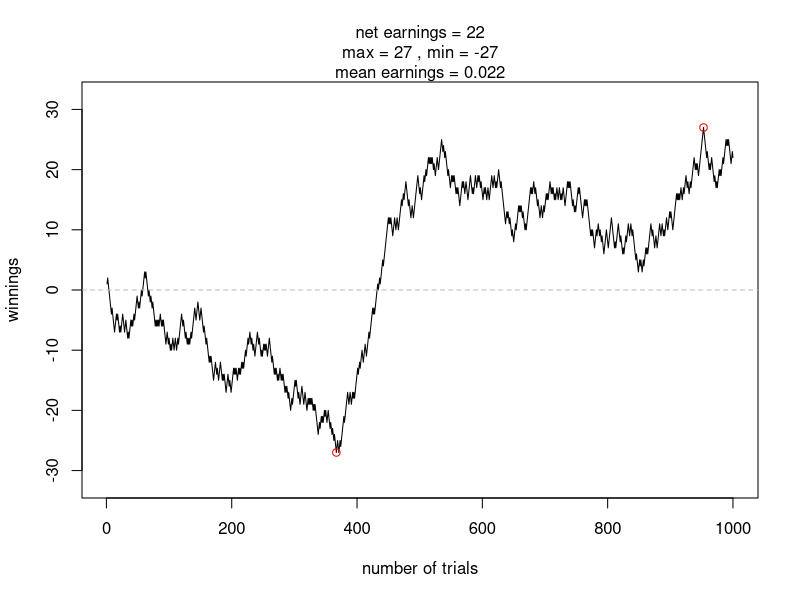
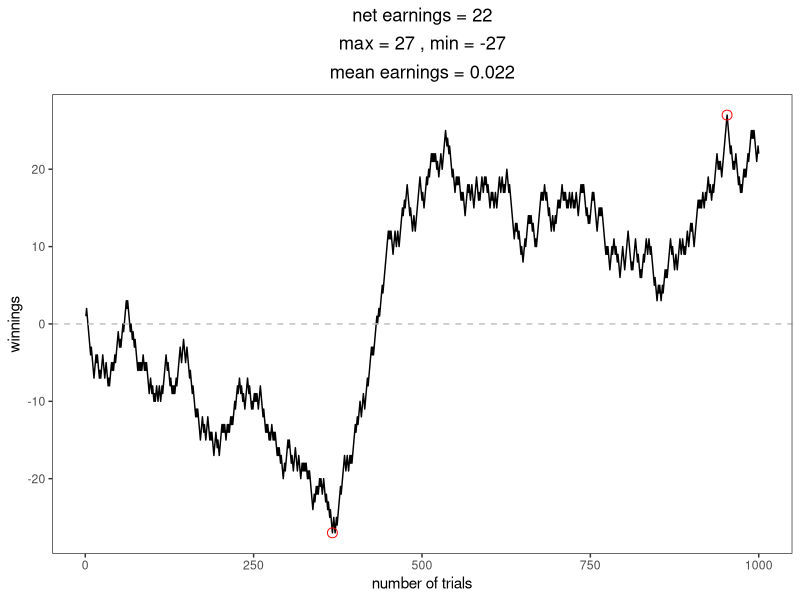

Write the R code that produced these figures, in order. (Note: this script raises an error after producing the figures.)
#' ---
#' title: "POL211 TA Session 1"
#' author: "Gento Kato"
#' date: "October 11, 2018"
#' ---

#' # Intro to R 
#' 
#' ## Where to Find
#' 
#' * **R**: Go to https://cran.r-project.org/. Select the appropriate version 
#' for your OS to download.
#' 
#' **RStudio**: The user-friendly interface to use R. Go to 
#' https://www.rstudio.com/products/RStudio and download the free desktop version.
#' 
#' ##  Set up RStudio
#' 
#' * <code>Tools -> Global Options -> Appearance</code> to change the appearance 
#' (e.g., dark background and light color texts).
#' 
#' * <code>Tools -> Global Options -> Pane Layout</code> to change the layout.
#' 
#' ## Good Custom to Have
#' 
#' * Create the new folder to save codes, datasets, etc... 
#' This is the clever way to manage your project. 
#' 
#' * Always use the script file to type and save your codes. Make sure to add .R extention.
#' Avoid typing codes directly to console. This custom will help you make your results 
#' reproducible.
#' 
#' ## Basic Rules to Remember.
#' 
#' 1. Codes are case sensitive.
#' 
#' 2. Shortcut commands to execute the current script line: 
#' <code>Ctrl+Return</code> in Windows;
#' <code>Command+Return</code> in Mac.
#' 
#' 3. Save script, avoid overwriting the datasets. (Reproducibility!)
#' 
#' 4. Leave memo in the script to make codes sense for you 
#' (Texts entered after # sign in each row are recognized as memo).
#' 
#' 5. Reference help ???les when you can: ? before the command will open help ???le.

?rm # This opens help file for the command "rm

#' ## Set working directory
#' 
#' The working directory is the folder to store and save 
#' all files relevant to the analysis. 

setwd("C:/GoogleDrive/Lectures/2018_10to12_UCD/POL211 TA/POL211_TA_resource")
# If using WINDOWS, replace all backslashes in the file path with slash.
getwd()

# Easier Way (only in R Studio)
setwd(dirname(rstudioapi::getActiveDocumentContext()$path))
getwd()

#' ## Clear workspace

rm(list = ls()) # Remove all objects from workspace.

#' ## Basic R functions 
#' 
#' ### Calculation

(3+5/78)^3*7 # is 201.3761
sqrt(2^2) ## is 2
exp(log(4)) # is 4

#' ### True or False Statements

1 < 2
1 == 2
1 != 2
2 == 4-2
exp(log(6)) == 6

"A" == "A" # Can be applied to texts too.

exp(log(6)) == 6 & 1 == 2 # TRUE if both are TRUE, FALSE if at least one is FALSE

exp(log(6)) == 6 | 1 == 2 # TRUE if either one of the statement is TRUE, FALSE if both are FALSE

#' ### Manipulation of Objects
#' 
#' * R recognizes & manages almost anything as object. Object can be numbers, texts, 
#' vector (set of numbers/texts), data frame (dataset), ... 
#' 
#' * All objects in the current workspace appears in Environment tab in RStudio. 
#' 
#' * If you create the new object with the same name the old object, 
#' the new object overwrites the old object. (Be careful!)

test <- 3
TEST <- 5
Test <- sqrt(49)
tesT <- 3^2

test # is 3
TEST # is 5
Test # is 7
tesT # is 9

class(test) # The object class is named as "numeric"

text <- "UC Davis"; text
class(text) # The object class is "character"

vecN <- c(1,2,3,4,5) # The vector with numbers 1,2,3,4,5.
vecT <- c("A","B","C","A","A") # The vector with characters
vecN; vecT

vecT[3] # Show the third element of vecT
vecT[c(1,3)] # Show the first and third element of vecT
vecN53 <- vecN[c(5,3)] # vecN53 as the fifth and third elements of vecN
vecN53

#' # Replication of Week 1 Code

#Probability Space
samplespace <- c(1,-1)

#outcome
p <- c(1/2, 1/2)

#sample without replacement
sample(x = samplespace, size = 1, replace = FALSE, prob = p)

#sample with replacement
sample(x = samplespace, size = 10, replace = TRUE, prob = p)


#law of large numbers
set.seed(34567)
n <- 1000 #change n to see LLN in action
#trials <- sample(x = samplespace, size = n, replace = TRUE, prob = p); trials
trials <- replicate(n, sample(samplespace, 1, prob = p)); trials
?sample
mean(trials)

#mean wins says nothing about overall earnings of player 1
plot(x = c(1:n), y = cumsum(trials), type = "l", 
     xlab = "number of trials", ylab = "winnings", 
     ylim = c(min(cumsum(trials)) - 5, max(cumsum(trials)) + 5))
abline(h = 0, lty = "dashed", col = "grey")
points(which.max(cumsum(trials)), max(cumsum(trials)), col = "red")
points(which.min(cumsum(trials)), min(cumsum(trials)), col = "red")
mtext(paste("mean earnings =", mean(trials), sep = " "), line = 0)
mtext(paste("max =", max(cumsum(trials)), ", min =", min(cumsum(trials)), sep = " "), 
      line = 1)
mtext(paste("net earnings =", sum(trials), sep = " "), line = 2)

## ggplot replication of the above plot
#install.packages("ggplot2")
library(ggplot2)

d <- data.frame(x=c(1:n),y=cumsum(trials)) # Need Dataset Object

ggplot(d,aes(x=x,y=y)) +
  geom_line() + 
  geom_hline(aes(yintercept=0),linetype=2, col="grey") +
  annotate("point",colour="red",size=3,shape=1,
           x=which.max(cumsum(trials)),
           y=max(cumsum(trials))) + 
  annotate("point",colour="red",size=3,shape=1,
           x=which.min(cumsum(trials)),
           y=min(cumsum(trials))) + 
  xlab("number of trials") + ylab("winnings") + 
  ggtitle(bquote(atop(textstyle("net earnings =" ~ .(sum(trials))),
              atop(textstyle("max =" ~ .(max(cumsum(trials))) ~ 
                               ", min =" ~ .(min(cumsum(trials)))),
              atop(scriptscriptstyle(""),
                   textstyle("mean earnings =" ~ .(mean(trials)))))))) + 
  theme_bw() + theme(panel.grid = element_blank(),
                     plot.title = element_text(hjust=0.5)) 

#+ include=FALSE 
## Render PDF Document 

#+ eval=FALSE, echo=FALSE
rmarkdown::render("TA_session_20181011.R","pdf_document")
